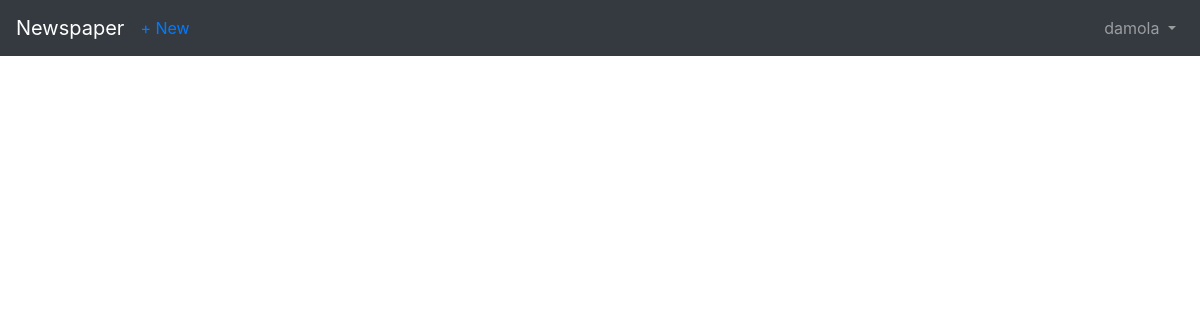
Before: /articles/ (signed in) with the older database file.
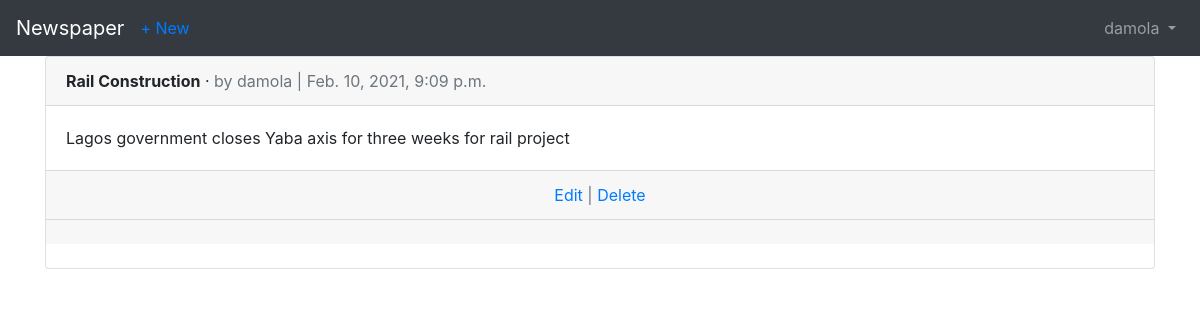
After: the same page with the newer database file.
### articles/models.py (models this page shows, shortened)
class Article(models.Model):
	title = models.CharField(max_length=255)
	body = models.TextField()
	date = models.DateTimeField(auto_now_add=True)
	author = models.ForeignKey(
		get_user_model(),
		on_delete=models.CASCADE,
		related_name = 'comments',
	)

### users/models.py (models this page shows)
class CustomUser(AbstractUser):
	age = models.PositiveIntegerField(null=True, blank=True)

### articles/views.py (the view)
# urls.py: path('', ArticleListView.as_view(), name='article_list'),
class ArticleListView(LoginRequiredMixin, ListView):
    model = Article
    template_name = 'article_list.html'
    login_url = 'login'
    def get_queryset(self):
        return Article.objects.filter(author=self.request.user)

### templates/article_list.html (shortened to what this page needs)
{% extends 'base.html' %}
{% block content %}
	{% for article in object_list %}
		<div class="card">
			<div class="card-header">
				<span class="font-weight-bold">{{ article.title }}</span> &middot;
				<span class="text-muted">by {{ article.author }} |
				{{ article.date }}</span>
			</div>
			<div class="card-body">
				{{ article.body }}
			</div>
			<div class="card-footer text-center text-muted">
				<a href="{% url 'article_edit' article.pk %}">Edit</a> |
				<a href="{% url 'article_delete' article.pk %}">Delete</a>
			</div>
			<div class="card-footer">
			</div>
			<br/>
			{% endfor %}
		{% endblock content %}

Changed rows visible on the page:
added Article: title "Rail Construction", author "damola", date "Feb. 10, 2021, 9:09 p.m.", body "Lagos government closes Yaba axis for three weeks for rail project"
